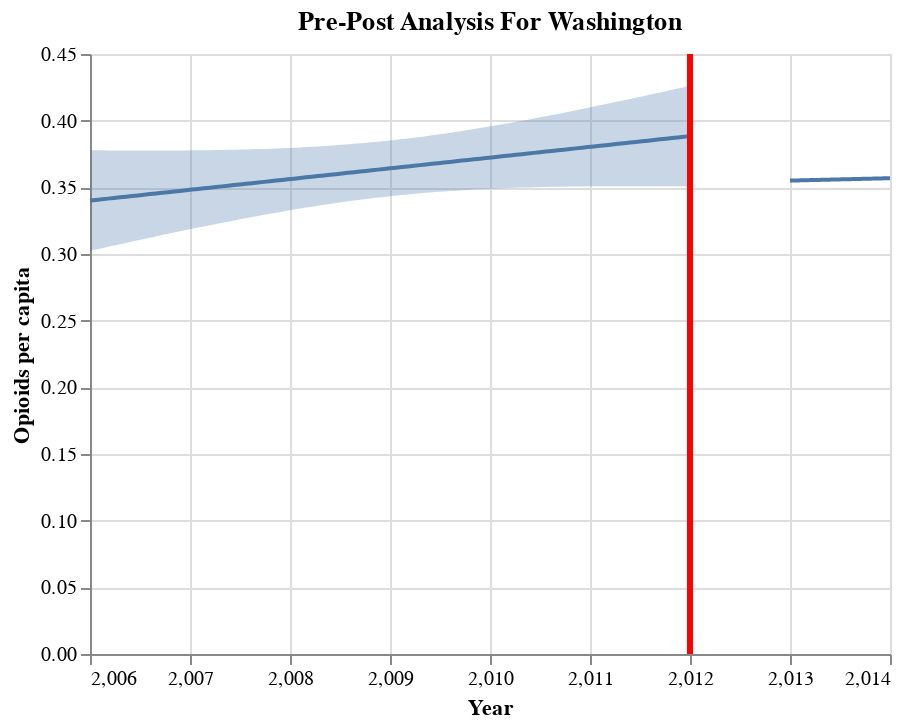

Notebook code cell kept with this figure:
### Markdown cell above
> pre-post opioids

### Code cell
xvar= "TRANSACTION_YEAR"
yvar="opioid_shipment_population_ratio"
analysis = "Pre-Post Analysis For Washington"
target = "Opioids per capita"
fit, chart = pre_post(WA, yvar, xvar, 2012, analysis, target, alpha=0.05)
chart

### Figure 1 — Vega-Lite specification as saved in the notebook (floating-point values rounded to 4 significant figures)
{"config": {"view": {"continuousWidth": 400, "continuousHeight": 300}}, "layer": [{"data": {"name": "data-229cd8c901affa429b0ca3ab7196bdd9"}, "mark": "errorband", "encoding": {"x": {"field": "TRANSACTION_YEAR", "type": "quantitative"}, "y": {"axis": {"title": "Opioids per capita"}, "field": "ci_low", "type": "quantitative"}, "y2": {"field": "ci_high"}}}, {"data": {"name": "data-aa2b8abfd34823f049a6d197c0367676"}, "mark": "errorband", "encoding": {"x": {"field": "TRANSACTION_YEAR", "type": "quantitative"}, "y": {"axis": {"title": "Opioids per capita"}, "field": "ci_low", "type": "quantitative"}, "y2": {"field": "ci_high"}}}, {"data": {"name": "data-229cd8c901affa429b0ca3ab7196bdd9"}, "mark": "line", "encoding": {"x": {"field": "TRANSACTION_YEAR", "type": "quantitative"}, "y": {"field": "opioid_shipment_population_ratio", "type": "quantitative"}}}, {"data": {"name": "data-aa2b8abfd34823f049a6d197c0367676"}, "mark": "line", "encoding": {"x": {"field": "TRANSACTION_YEAR", "title": "Year", "type": "quantitative"}, "y": {"field": "opioid_shipment_population_ratio", "type": "quantitative"}}}, {"data": {"name": "data-093671e60d609957934f7032375c92d9"}, "mark": {"type": "rule", "color": "red", "strokeWidth": 3}, "encoding": {"x": {"field": "x", "type": "quantitative"}}}], "title": "Pre-Post Analysis For Washington", "$schema": "https://vega.github.io/schema/vega-lite/v4.17.0.json", "datasets": {"data-229cd8c901affa429b0ca3ab7196bdd9": [{"TRANSACTION_YEAR": 2006.0, "opioid_shipment_population_ratio": 0.3401, "ci_low": 0.3024, "ci_high": 0.3778}, {"TRANSACTION_YEAR": 2006.0, "opioid_shipment_population_ratio": 0.3406, "ci_low": 0.3034, "ci_high": 0.3778}, {"TRANSACTION_YEAR": 2006.0, "opioid_shipment_population_ratio": 0.3411, "ci_low": 0.3044, "ci_high": 0.3777}, {"TRANSACTION_YEAR": 2006.0, "opioid_shipment_population_ratio": 0.3415, "ci_low": 0.3054, "ci_high": 0.3777}, {"TRANSACTION_YEAR": 2006.0, "opioid_shipment_population_ratio": 0.342, "ci_low": 0.3064, "ci_high": 0.3777}, {"TRANSACTION_YEAR": 2006.0, "opioid_shipment_population_ratio": 0.3425, "ci_low": 0.3074, "ci_high": 0.3776}, {"TRANSACTION_YEAR": 2006.0, "opioid_shipment_population_ratio": 0.343, "ci_low": 0.3083, "ci_high": 0.3776}, {"TRANSACTION_YEAR": 2006.0, "opioid_shipment_population_ratio": 0.3435, "ci_low": 0.3093, "ci_high": 0.3776}, {"TRANSACTION_YEAR": 2006.0, "opioid_shipment_population_ratio": 0.344, "ci_low": 0.3103, "ci_high": 0.3776}, {"TRANSACTION_YEAR": 2007.0, "opioid_shipment_population_ratio": 0.3444, "ci_low": 0.3113, "ci_high": 0.3776}, {"TRANSACTION_YEAR": 2007.0, "opioid_shipment_population_ratio": 0.3449, "ci_low": 0.3122, "ci_high": 0.3776}, {"TRANSACTION_YEAR": 2007.0, "opioid_shipment_population_ratio": 0.3454, "ci_low": 0.3132, "ci_high": 0.3776}, {"TRANSACTION_YEAR": 2007.0, "opioid_shipment_population_ratio": 0.3459, "ci_low": 0.3142, "ci_high": 0.3776}, {"TRANSACTION_YEAR": 2007.0, "opioid_shipment_population_ratio": 0.3464, "ci_low": 0.3151, "ci_high": 0.3776}, {"TRANSACTION_YEAR": 2007.0, "opioid_shipment_population_ratio": 0.3468, "ci_low": 0.3161, "ci_high": 0.3776}, {"TRANSACTION_YEAR": 2007.0, "opioid_shipment_population_ratio": 0.3473, "ci_low": 0.317, "ci_high": 0.3777}, {"TRANSACTION_YEAR": 2007.0, "opioid_shipment_population_ratio": 0.3478, "ci_low": 0.3179, "ci_high": 0.3777}, {"TRANSACTION_YEAR": 2007.0, "opioid_shipment_population_ratio": 0.3483, "ci_low": 0.3189, "ci_high": 0.3777}, {"TRANSACTION_YEAR": 2007.0, "opioid_shipment_population_ratio": 0.3488, "ci_low": 0.3198, "ci_high": 0.3778}, {"TRANSACTION_YEAR": 2007.0, "opioid_shipment_population_ratio": 0.3493, "ci_low": 0.3207, "ci_high": 0.3778}, {"TRANSACTION_YEAR": 2007.0, "opioid_shipment_population_ratio": 0.3497, "ci_low": 0.3216, "ci_high": 0.3779}, {"TRANSACTION_YEAR": 2007.0, "opioid_shipment_population_ratio": 0.3502, "ci_low": 0.3225, "ci_high": 0.378}, {"TRANSACTION_YEAR": 2007.0, "opioid_shipment_population_ratio": 0.3507, "ci_low": 0.3234, "ci_high": 0.378}, {"TRANSACTION_YEAR": 2007.0, "opioid_shipment_population_ratio": 0.3512, "ci_low": 0.3243, "ci_high": 0.3781}, {"TRANSACTION_YEAR": 2007.0, "opioid_shipment_population_ratio": 0.3517, "ci_low": 0.3251, "ci_high": 0.3782}, {"TRANSACTION_YEAR": 2007.0, "opioid_shipment_population_ratio": 0.3522, "ci_low": 0.326, "ci_high": 0.3783}, {"TRANSACTION_YEAR": 2008.0, "opioid_shipment_population_ratio": 0.3526, "ci_low": 0.3269, "ci_high": 0.3784}, {"TRANSACTION_YEAR": 2008.0, "opioid_shipment_population_ratio": 0.3531, "ci_low": 0.3277, "ci_high": 0.3785}, {"TRANSACTION_YEAR": 2008.0, "opioid_shipment_population_ratio": 0.3536, "ci_low": 0.3285, "ci_high": 0.3787}, {"TRANSACTION_YEAR": 2008.0, "opioid_shipment_population_ratio": 0.3541, "ci_low": 0.3294, "ci_high": 0.3788}, {"TRANSACTION_YEAR": 2008.0, "opioid_shipment_population_ratio": 0.3546, "ci_low": 0.3302, "ci_high": 0.379}, {"TRANSACTION_YEAR": 2008.0, "opioid_shipment_population_ratio": 0.3551, "ci_low": 0.331, "ci_high": 0.3791}, {"TRANSACTION_YEAR": 2008.0, "opioid_shipment_population_ratio": 0.3555, "ci_low": 0.3318, "ci_high": 0.3793}, {"TRANSACTION_YEAR": 2008.0, "opioid_shipment_population_ratio": 0.356, "ci_low": 0.3325, "ci_high": 0.3795}, {"TRANSACTION_YEAR": 2008.0, "opioid_shipment_population_ratio": 0.3565, "ci_low": 0.3333, "ci_high": 0.3797}, {"TRANSACTION_YEAR": 2008.0, "opioid_shipment_population_ratio": 0.357, "ci_low": 0.3341, "ci_high": 0.3799}, {"TRANSACTION_YEAR": 2008.0, "opioid_shipment_population_ratio": 0.3575, "ci_low": 0.3348, "ci_high": 0.3802}, {"TRANSACTION_YEAR": 2008.0, "opioid_shipment_population_ratio": 0.358, "ci_low": 0.3355, "ci_high": 0.3804}, {"TRANSACTION_YEAR": 2008.0, "opioid_shipment_population_ratio": 0.3584, "ci_low": 0.3362, "ci_high": 0.3807}, {"TRANSACTION_YEAR": 2008.0, "opioid_shipment_population_ratio": 0.3589, "ci_low": 0.3369, "ci_high": 0.381}, {"TRANSACTION_YEAR": 2008.0, "opioid_shipment_population_ratio": 0.3594, "ci_low": 0.3376, "ci_high": 0.3813}, {"TRANSACTION_YEAR": 2008.0, "opioid_shipment_population_ratio": 0.3599, "ci_low": 0.3382, "ci_high": 0.3816}, {"TRANSACTION_YEAR": 2009.0, "opioid_shipment_population_ratio": 0.3604, "ci_low": 0.3389, "ci_high": 0.3819}, {"TRANSACTION_YEAR": 2009.0, "opioid_shipment_population_ratio": 0.3609, "ci_low": 0.3395, "ci_high": 0.3822}, {"TRANSACTION_YEAR": 2009.0, "opioid_shipment_population_ratio": 0.3613, "ci_low": 0.3401, "ci_high": 0.3826}, {"TRANSACTION_YEAR": 2009.0, "opioid_shipment_population_ratio": 0.3618, "ci_low": 0.3407, "ci_high": 0.383}, {"TRANSACTION_YEAR": 2009.0, "opioid_shipment_population_ratio": 0.3623, "ci_low": 0.3412, "ci_high": 0.3834}, {"TRANSACTION_YEAR": 2009.0, "opioid_shipment_population_ratio": 0.3628, "ci_low": 0.3418, "ci_high": 0.3838}, {"TRANSACTION_YEAR": 2009.0, "opioid_shipment_population_ratio": 0.3633, "ci_low": 0.3423, "ci_high": 0.3842}, {"TRANSACTION_YEAR": 2009.0, "opioid_shipment_population_ratio": 0.3638, "ci_low": 0.3428, "ci_high": 0.3847}, {"TRANSACTION_YEAR": 2009.0, "opioid_shipment_population_ratio": 0.3642, "ci_low": 0.3433, "ci_high": 0.3852}, {"TRANSACTION_YEAR": 2009.0, "opioid_shipment_population_ratio": 0.3647, "ci_low": 0.3438, "ci_high": 0.3857}, {"TRANSACTION_YEAR": 2009.0, "opioid_shipment_population_ratio": 0.3652, "ci_low": 0.3443, "ci_high": 0.3862}, {"TRANSACTION_YEAR": 2009.0, "opioid_shipment_population_ratio": 0.3657, "ci_low": 0.3447, "ci_high": 0.3867}, {"TRANSACTION_YEAR": 2009.0, "opioid_shipment_population_ratio": 0.3662, "ci_low": 0.3451, "ci_high": 0.3872}, {"TRANSACTION_YEAR": 2009.0, "opioid_shipment_population_ratio": 0.3667, "ci_low": 0.3455, "ci_high": 0.3878}, {"TRANSACTION_YEAR": 2009.0, "opioid_shipment_population_ratio": 0.3671, "ci_low": 0.3459, "ci_high": 0.3884}, {"TRANSACTION_YEAR": 2009.0, "opioid_shipment_population_ratio": 0.3676, "ci_low": 0.3462, "ci_high": 0.389}, {"TRANSACTION_YEAR": 2009.0, "opioid_shipment_population_ratio": 0.3681, "ci_low": 0.3466, "ci_high": 0.3896}, {"TRANSACTION_YEAR": 2010.0, "opioid_shipment_population_ratio": 0.3686, "ci_low": 0.3469, "ci_high": 0.3903}, {"TRANSACTION_YEAR": 2010.0, "opioid_shipment_population_ratio": 0.3691, "ci_low": 0.3472, "ci_high": 0.3909}, {"TRANSACTION_YEAR": 2010.0, "opioid_shipment_population_ratio": 0.3696, "ci_low": 0.3475, "ci_high": 0.3916}, {"TRANSACTION_YEAR": 2010.0, "opioid_shipment_population_ratio": 0.37, "ci_low": 0.3478, "ci_high": 0.3923}, {"TRANSACTION_YEAR": 2010.0, "opioid_shipment_population_ratio": 0.3705, "ci_low": 0.3481, "ci_high": 0.393}, {"TRANSACTION_YEAR": 2010.0, "opioid_shipment_population_ratio": 0.371, "ci_low": 0.3483, "ci_high": 0.3937}, {"TRANSACTION_YEAR": 2010.0, "opioid_shipment_population_ratio": 0.3715, "ci_low": 0.3486, "ci_high": 0.3944}, {"TRANSACTION_YEAR": 2010.0, "opioid_shipment_population_ratio": 0.372, "ci_low": 0.3488, "ci_high": 0.3952}, {"TRANSACTION_YEAR": 2010.0, "opioid_shipment_population_ratio": 0.3725, "ci_low": 0.349, "ci_high": 0.3959}, {"TRANSACTION_YEAR": 2010.0, "opioid_shipment_population_ratio": 0.3729, "ci_low": 0.3492, "ci_high": 0.3967}, {"TRANSACTION_YEAR": 2010.0, "opioid_shipment_population_ratio": 0.3734, "ci_low": 0.3493, "ci_high": 0.3975}, {"TRANSACTION_YEAR": 2010.0, "opioid_shipment_population_ratio": 0.3739, "ci_low": 0.3495, "ci_high": 0.3983}, {"TRANSACTION_YEAR": 2010.0, "opioid_shipment_population_ratio": 0.3744, "ci_low": 0.3497, "ci_high": 0.3991}, {"TRANSACTION_YEAR": 2010.0, "opioid_shipment_population_ratio": 0.3749, "ci_low": 0.3498, "ci_high": 0.3999}, {"TRANSACTION_YEAR": 2010.0, "opioid_shipment_population_ratio": 0.3754, "ci_low": 0.3499, "ci_high": 0.4008}, {"TRANSACTION_YEAR": 2010.0, "opioid_shipment_population_ratio": 0.3758, "ci_low": 0.3501, "ci_high": 0.4016}, {"TRANSACTION_YEAR": 2010.0, "opioid_shipment_population_ratio": 0.3763, "ci_low": 0.3502, "ci_high": 0.4025}, {"TRANSACTION_YEAR": 2011.0, "opioid_shipment_population_ratio": 0.3768, "ci_low": 0.3503, "ci_high": 0.4033}, {"TRANSACTION_YEAR": 2011.0, "opioid_shipment_population_ratio": 0.3773, "ci_low": 0.3504, "ci_high": 0.4042}, {"TRANSACTION_YEAR": 2011.0, "opioid_shipment_population_ratio": 0.3778, "ci_low": 0.3505, "ci_high": 0.4051}, {"TRANSACTION_YEAR": 2011.0, "opioid_shipment_population_ratio": 0.3783, "ci_low": 0.3505, "ci_high": 0.406}, {"TRANSACTION_YEAR": 2011.0, "opioid_shipment_population_ratio": 0.3787, "ci_low": 0.3506, "ci_high": 0.4069}, {"TRANSACTION_YEAR": 2011.0, "opioid_shipment_population_ratio": 0.3792, "ci_low": 0.3507, "ci_high": 0.4078}, {"TRANSACTION_YEAR": 2011.0, "opioid_shipment_population_ratio": 0.3797, "ci_low": 0.3507, "ci_high": 0.4087}, {"TRANSACTION_YEAR": 2011.0, "opioid_shipment_population_ratio": 0.3802, "ci_low": 0.3508, "ci_high": 0.4096}, {"TRANSACTION_YEAR": 2011.0, "opioid_shipment_population_ratio": 0.3807, "ci_low": 0.3508, "ci_high": 0.4106}, {"TRANSACTION_YEAR": 2011.0, "opioid_shipment_population_ratio": 0.3812, "ci_low": 0.3508, "ci_high": 0.4115}, {"TRANSACTION_YEAR": 2011.0, "opioid_shipment_population_ratio": 0.3816, "ci_low": 0.3508, "ci_high": 0.4124}, {"TRANSACTION_YEAR": 2011.0, "opioid_shipment_population_ratio": 0.3821, "ci_low": 0.3509, "ci_high": 0.4134}, {"TRANSACTION_YEAR": 2011.0, "opioid_shipment_population_ratio": 0.3826, "ci_low": 0.3509, "ci_high": 0.4143}, {"TRANSACTION_YEAR": 2011.0, "opioid_shipment_population_ratio": 0.3831, "ci_low": 0.3509, "ci_high": 0.4153}, {"TRANSACTION_YEAR": 2011.0, "opioid_shipment_population_ratio": 0.3836, "ci_low": 0.3509, "ci_high": 0.4162}, {"TRANSACTION_YEAR": 2011.0, "opioid_shipment_population_ratio": 0.3841, "ci_low": 0.3509, "ci_high": 0.4172}, {"TRANSACTION_YEAR": 2012.0, "opioid_shipment_population_ratio": 0.3845, "ci_low": 0.3509, "ci_high": 0.4182}, {"TRANSACTION_YEAR": 2012.0, "opioid_shipment_population_ratio": 0.385, "ci_low": 0.3509, "ci_high": 0.4192}, {"TRANSACTION_YEAR": 2012.0, "opioid_shipment_population_ratio": 0.3855, "ci_low": 0.3509, "ci_high": 0.4201}, {"TRANSACTION_YEAR": 2012.0, "opioid_shipment_population_ratio": 0.386, "ci_low": 0.3508, "ci_high": 0.4211}, {"TRANSACTION_YEAR": 2012.0, "opioid_shipment_population_ratio": 0.3865, "ci_low": 0.3508, "ci_high": 0.4221}, {"TRANSACTION_YEAR": 2012.0, "opioid_shipment_population_ratio": 0.387, "ci_low": 0.3508, "ci_high": 0.4231}, {"TRANSACTION_YEAR": 2012.0, "opioid_shipment_population_ratio": 0.3874, "ci_low": 0.3508, "ci_high": 0.4241}, {"TRANSACTION_YEAR": 2012.0, "opioid_shipment_population_ratio": 0.3879, "ci_low": 0.3507, "ci_high": 0.4251}, {"TRANSACTION_YEAR": 2012.0, "opioid_shipment_population_ratio": 0.3884, "ci_low": 0.3507, "ci_high": 0.4261}], "data-aa2b8abfd34823f049a6d197c0367676": [{"TRANSACTION_YEAR": 2013.0, "opioid_shipment_population_ratio": 0.3551, "ci_low": null, "ci_high": null}, {"TRANSACTION_YEAR": 2013.0, "opioid_shipment_population_ratio": 0.3551, "ci_low": null, "ci_high": null}, {"TRANSACTION_YEAR": 2013.0, "opioid_shipment_population_ratio": 0.3551, "ci_low": null, "ci_high": null}, {"TRANSACTION_YEAR": 2013.0, "opioid_shipment_population_ratio": 0.3551, "ci_low": null, "ci_high": null}, {"TRANSACTION_YEAR": 2013.0, "opioid_shipment_population_ratio": 0.3551, "ci_low": null, "ci_high": null}, {"TRANSACTION_YEAR": 2013.0, "opioid_shipment_population_ratio": 0.3551, "ci_low": null, "ci_high": null}, {"TRANSACTION_YEAR": 2013.0, "opioid_shipment_population_ratio": 0.3552, "ci_low": null, "ci_high": null}, {"TRANSACTION_YEAR": 2013.0, "opioid_shipment_population_ratio": 0.3552, "ci_low": null, "ci_high": null}, {"TRANSACTION_YEAR": 2013.0, "opioid_shipment_population_ratio": 0.3552, "ci_low": null, "ci_high": null}, {"TRANSACTION_YEAR": 2013.0, "opioid_shipment_population_ratio": 0.3552, "ci_low": null, "ci_high": null}, {"TRANSACTION_YEAR": 2013.0, "opioid_shipment_population_ratio": 0.3552, "ci_low": null, "ci_high": null}, {"TRANSACTION_YEAR": 2013.0, "opioid_shipment_population_ratio": 0.3552, "ci_low": null, "ci_high": null}, {"TRANSACTION_YEAR": 2013.0, "opioid_shipment_population_ratio": 0.3553, "ci_low": null, "ci_high": null}, {"TRANSACTION_YEAR": 2013.0, "opioid_shipment_population_ratio": 0.3553, "ci_low": null, "ci_high": null}, {"TRANSACTION_YEAR": 2013.0, "opioid_shipment_population_ratio": 0.3553, "ci_low": null, "ci_high": null}, {"TRANSACTION_YEAR": 2013.0, "opioid_shipment_population_ratio": 0.3553, "ci_low": null, "ci_high": null}, {"TRANSACTION_YEAR": 2013.0, "opioid_shipment_population_ratio": 0.3553, "ci_low": null, "ci_high": null}, {"TRANSACTION_YEAR": 2013.0, "opioid_shipment_population_ratio": 0.3554, "ci_low": null, "ci_high": null}, {"TRANSACTION_YEAR": 2013.0, "opioid_shipment_population_ratio": 0.3554, "ci_low": null, "ci_high": null}, {"TRANSACTION_YEAR": 2013.0, "opioid_shipment_population_ratio": 0.3554, "ci_low": null, "ci_high": null}, {"TRANSACTION_YEAR": 2013.0, "opioid_shipment_population_ratio": 0.3554, "ci_low": null, "ci_high": null}, {"TRANSACTION_YEAR": 2013.0, "opioid_shipment_population_ratio": 0.3554, "ci_low": null, "ci_high": null}, {"TRANSACTION_YEAR": 2013.0, "opioid_shipment_population_ratio": 0.3554, "ci_low": null, "ci_high": null}, {"TRANSACTION_YEAR": 2013.0, "opioid_shipment_population_ratio": 0.3555, "ci_low": null, "ci_high": null}, {"TRANSACTION_YEAR": 2013.0, "opioid_shipment_population_ratio": 0.3555, "ci_low": null, "ci_high": null}, {"TRANSACTION_YEAR": 2013.0, "opioid_shipment_population_ratio": 0.3555, "ci_low": null, "ci_high": null}, {"TRANSACTION_YEAR": 2013.0, "opioid_shipment_population_ratio": 0.3555, "ci_low": null, "ci_high": null}, {"TRANSACTION_YEAR": 2013.0, "opioid_shipment_population_ratio": 0.3555, "ci_low": null, "ci_high": null}, {"TRANSACTION_YEAR": 2013.0, "opioid_shipment_population_ratio": 0.3556, "ci_low": null, "ci_high": null}, {"TRANSACTION_YEAR": 2013.0, "opioid_shipment_population_ratio": 0.3556, "ci_low": null, "ci_high": null}, {"TRANSACTION_YEAR": 2013.0, "opioid_shipment_population_ratio": 0.3556, "ci_low": null, "ci_high": null}, {"TRANSACTION_YEAR": 2013.0, "opioid_shipment_population_ratio": 0.3556, "ci_low": null, "ci_high": null}, {"TRANSACTION_YEAR": 2013.0, "opioid_shipment_population_ratio": 0.3556, "ci_low": null, "ci_high": null}, {"TRANSACTION_YEAR": 2013.0, "opioid_shipment_population_ratio": 0.3556, "ci_low": null, "ci_high": null}, {"TRANSACTION_YEAR": 2013.0, "opioid_shipment_population_ratio": 0.3557, "ci_low": null, "ci_high": null}, {"TRANSACTION_YEAR": 2013.0, "opioid_shipment_population_ratio": 0.3557, "ci_low": null, "ci_high": null}, {"TRANSACTION_YEAR": 2013.0, "opioid_shipment_population_ratio": 0.3557, "ci_low": null, "ci_high": null}, {"TRANSACTION_YEAR": 2013.0, "opioid_shipment_population_ratio": 0.3557, "ci_low": null, "ci_high": null}, {"TRANSACTION_YEAR": 2013.0, "opioid_shipment_population_ratio": 0.3557, "ci_low": null, "ci_high": null}, {"TRANSACTION_YEAR": 2013.0, "opioid_shipment_population_ratio": 0.3558, "ci_low": null, "ci_high": null}, {"TRANSACTION_YEAR": 2013.0, "opioid_shipment_population_ratio": 0.3558, "ci_low": null, "ci_high": null}, {"TRANSACTION_YEAR": 2013.0, "opioid_shipment_population_ratio": 0.3558, "ci_low": null, "ci_high": null}, {"TRANSACTION_YEAR": 2013.0, "opioid_shipment_population_ratio": 0.3558, "ci_low": null, "ci_high": null}, {"TRANSACTION_YEAR": 2013.0, "opioid_shipment_population_ratio": 0.3558, "ci_low": null, "ci_high": null}, {"TRANSACTION_YEAR": 2013.0, "opioid_shipment_population_ratio": 0.3558, "ci_low": null, "ci_high": null}, {"TRANSACTION_YEAR": 2013.0, "opioid_shipment_population_ratio": 0.3559, "ci_low": null, "ci_high": null}, {"TRANSACTION_YEAR": 2013.0, "opioid_shipment_population_ratio": 0.3559, "ci_low": null, "ci_high": null}, {"TRANSACTION_YEAR": 2013.0, "opioid_shipment_population_ratio": 0.3559, "ci_low": null, "ci_high": null}, {"TRANSACTION_YEAR": 2013.0, "opioid_shipment_population_ratio": 0.3559, "ci_low": null, "ci_high": null}, {"TRANSACTION_YEAR": 2013.0, "opioid_shipment_population_ratio": 0.3559, "ci_low": null, "ci_high": null}, {"TRANSACTION_YEAR": 2013.0, "opioid_shipment_population_ratio": 0.356, "ci_low": null, "ci_high": null}, {"TRANSACTION_YEAR": 2014.0, "opioid_shipment_population_ratio": 0.356, "ci_low": null, "ci_high": null}, {"TRANSACTION_YEAR": 2014.0, "opioid_shipment_population_ratio": 0.356, "ci_low": null, "ci_high": null}, {"TRANSACTION_YEAR": 2014.0, "opioid_shipment_population_ratio": 0.356, "ci_low": null, "ci_high": null}, {"TRANSACTION_YEAR": 2014.0, "opioid_shipment_population_ratio": 0.356, "ci_low": null, "ci_high": null}, {"TRANSACTION_YEAR": 2014.0, "opioid_shipment_population_ratio": 0.356, "ci_low": null, "ci_high": null}, {"TRANSACTION_YEAR": 2014.0, "opioid_shipment_population_ratio": 0.3561, "ci_low": null, "ci_high": null}, {"TRANSACTION_YEAR": 2014.0, "opioid_shipment_population_ratio": 0.3561, "ci_low": null, "ci_high": null}, {"TRANSACTION_YEAR": 2014.0, "opioid_shipment_population_ratio": 0.3561, "ci_low": null, "ci_high": null}, {"TRANSACTION_YEAR": 2014.0, "opioid_shipment_population_ratio": 0.3561, "ci_low": null, "ci_high": null}, {"TRANSACTION_YEAR": 2014.0, "opioid_shipment_population_ratio": 0.3561, "ci_low": null, "ci_high": null}, {"TRANSACTION_YEAR": 2014.0, "opioid_shipment_population_ratio": 0.3562, "ci_low": null, "ci_high": null}, {"TRANSACTION_YEAR": 2014.0, "opioid_shipment_population_ratio": 0.3562, "ci_low": null, "ci_high": null}, {"TRANSACTION_YEAR": 2014.0, "opioid_shipment_population_ratio": 0.3562, "ci_low": null, "ci_high": null}, {"TRANSACTION_YEAR": 2014.0, "opioid_shipment_population_ratio": 0.3562, "ci_low": null, "ci_high": null}, {"TRANSACTION_YEAR": 2014.0, "opioid_shipment_population_ratio": 0.3562, "ci_low": null, "ci_high": null}, {"TRANSACTION_YEAR": 2014.0, "opioid_shipment_population_ratio": 0.3562, "ci_low": null, "ci_high": null}, {"TRANSACTION_YEAR": 2014.0, "opioid_shipment_population_ratio": 0.3563, "ci_low": null, "ci_high": null}, {"TRANSACTION_YEAR": 2014.0, "opioid_shipment_population_ratio": 0.3563, "ci_low": null, "ci_high": null}, {"TRANSACTION_YEAR": 2014.0, "opioid_shipment_population_ratio": 0.3563, "ci_low": null, "ci_high": null}, {"TRANSACTION_YEAR": 2014.0, "opioid_shipment_population_ratio": 0.3563, "ci_low": null, "ci_high": null}, {"TRANSACTION_YEAR": 2014.0, "opioid_shipment_population_ratio": 0.3563, "ci_low": null, "ci_high": null}, {"TRANSACTION_YEAR": 2014.0, "opioid_shipment_population_ratio": 0.3564, "ci_low": null, "ci_high": null}, {"TRANSACTION_YEAR": 2014.0, "opioid_shipment_population_ratio": 0.3564, "ci_low": null, "ci_high": null}, {"TRANSACTION_YEAR": 2014.0, "opioid_shipment_population_ratio": 0.3564, "ci_low": null, "ci_high": null}, {"TRANSACTION_YEAR": 2014.0, "opioid_shipment_population_ratio": 0.3564, "ci_low": null, "ci_high": null}, {"TRANSACTION_YEAR": 2014.0, "opioid_shipment_population_ratio": 0.3564, "ci_low": null, "ci_high": null}, {"TRANSACTION_YEAR": 2014.0, "opioid_shipment_population_ratio": 0.3564, "ci_low": null, "ci_high": null}, {"TRANSACTION_YEAR": 2014.0, "opioid_shipment_population_ratio": 0.3565, "ci_low": null, "ci_high": null}, {"TRANSACTION_YEAR": 2014.0, "opioid_shipment_population_ratio": 0.3565, "ci_low": null, "ci_high": null}, {"TRANSACTION_YEAR": 2014.0, "opioid_shipment_population_ratio": 0.3565, "ci_low": null, "ci_high": null}, {"TRANSACTION_YEAR": 2014.0, "opioid_shipment_population_ratio": 0.3565, "ci_low": null, "ci_high": null}, {"TRANSACTION_YEAR": 2014.0, "opioid_shipment_population_ratio": 0.3565, "ci_low": null, "ci_high": null}, {"TRANSACTION_YEAR": 2014.0, "opioid_shipment_population_ratio": 0.3565, "ci_low": null, "ci_high": null}, {"TRANSACTION_YEAR": 2014.0, "opioid_shipment_population_ratio": 0.3566, "ci_low": null, "ci_high": null}, {"TRANSACTION_YEAR": 2014.0, "opioid_shipment_population_ratio": 0.3566, "ci_low": null, "ci_high": null}, {"TRANSACTION_YEAR": 2014.0, "opioid_shipment_population_ratio": 0.3566, "ci_low": null, "ci_high": null}, {"TRANSACTION_YEAR": 2014.0, "opioid_shipment_population_ratio": 0.3566, "ci_low": null, "ci_high": null}, {"TRANSACTION_YEAR": 2014.0, "opioid_shipment_population_ratio": 0.3566, "ci_low": null, "ci_high": null}, {"TRANSACTION_YEAR": 2014.0, "opioid_shipment_population_ratio": 0.3567, "ci_low": null, "ci_high": null}, {"TRANSACTION_YEAR": 2014.0, "opioid_shipment_population_ratio": 0.3567, "ci_low": null, "ci_high": null}, {"TRANSACTION_YEAR": 2014.0, "opioid_shipment_population_ratio": 0.3567, "ci_low": null, "ci_high": null}, {"TRANSACTION_YEAR": 2014.0, "opioid_shipment_population_ratio": 0.3567, "ci_low": null, "ci_high": null}, {"TRANSACTION_YEAR": 2014.0, "opioid_shipment_population_ratio": 0.3567, "ci_low": null, "ci_high": null}, {"TRANSACTION_YEAR": 2014.0, "opioid_shipment_population_ratio": 0.3567, "ci_low": null, "ci_high": null}, {"TRANSACTION_YEAR": 2014.0, "opioid_shipment_population_ratio": 0.3568, "ci_low": null, "ci_high": null}, {"TRANSACTION_YEAR": 2014.0, "opioid_shipment_population_ratio": 0.3568, "ci_low": null, "ci_high": null}, {"TRANSACTION_YEAR": 2014.0, "opioid_shipment_population_ratio": 0.3568, "ci_low": null, "ci_high": null}, {"TRANSACTION_YEAR": 2014.0, "opioid_shipment_population_ratio": 0.3568, "ci_low": null, "ci_high": null}, {"TRANSACTION_YEAR": 2014.0, "opioid_shipment_population_ratio": 0.3568, "ci_low": null, "ci_high": null}, {"TRANSACTION_YEAR": 2014.0, "opioid_shipment_population_ratio": 0.3569, "ci_low": null, "ci_high": null}], "data-093671e60d609957934f7032375c92d9": [{"x": 2012}]}}
